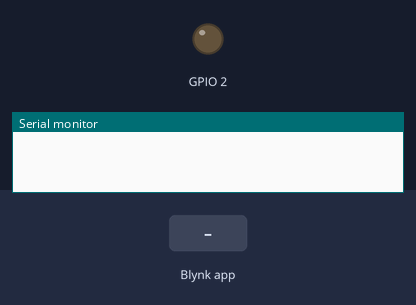
A sketch run on a simulated ESP32. Parts: output pins drawn as LEDs (lit = HIGH), the last lines printed to the serial monitor. The test bench sets the inputs (shaded band). WiFi joins after 1.5 s; servers stay silent unless stated.

Above: at 3.0 s.
3.1 s: Blynk app writes 1 to V3
At 3.5 s:
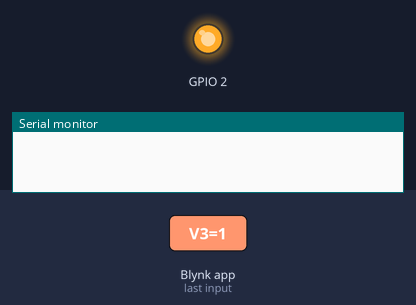
6.1 s: Blynk app writes 0 to V3
At 6.9 s:
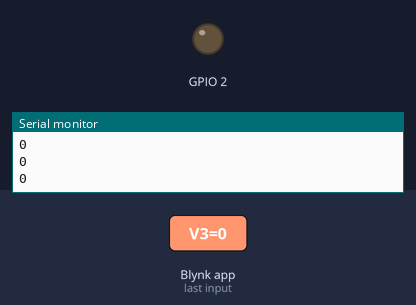
7.6 s: Blynk app writes 200 to V3
At 8.1 s:
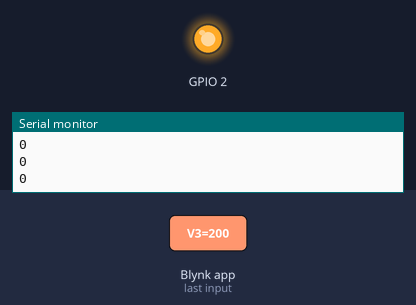
Timing chart, 0 to 10.1 s (numbered marks = the images above; inputs shaded):
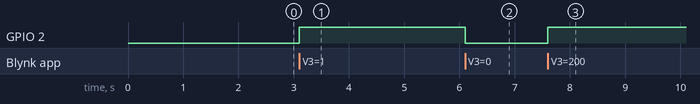

The sketch:

NodeMCU.ino
```cpp
#define BLYNK_TEMPLATE_ID "TMPL69kFbDZWd"
#define BLYNK_TEMPLATE_NAME "Smart Irrigation"
#define BLYNK_AUTH_TOKEN "l9SkldpBkgXU2bBnPYVY1MUXRSORuqR9"

#define BLYNK_PRINT Serial
//#include <WiFi.h>
//#include <WiFiClient.h>
#include <BlynkSimpleEsp32.h>
//#include <SoftwareSerial.h>
#include <SPI.h>

BlynkTimer timer;
//SimpleTimer timer;

char ssid[] = "ValienTeam_EXT";  // type your wifi name
char pass[] = "rychelle@16";  // type your wifi password
char auth[] = BLYNK_AUTH_TOKEN;


String myString; // complete message from arduino, which consistors of snesors data
char rdata; // received charactors


//int firstVal, secondVal,thirdVal; // sensors
float firstVal, secondVal,thirdVal,fourthVal; // sensors
// This function sends Arduino's up time every second to Virtual Pin (1).
// In the app, Widget's reading frequency should be set to PUSH. This means
// that you define how often to send data to Blynk App.
void myTimerEvent()
{
  // Please don't send more that 10 values per second.
  Blynk.virtualWrite(V1, millis() / 1000);
  Blynk.virtualWrite(V2, millis() / 1000);
  Blynk.virtualWrite(V3, millis() / 1000);
}


void setup() {
  // put your setup code here, to run once:
  Serial.begin(9600);
  pinMode(2, OUTPUT);
  digitalWrite(2, LOW);
  Blynk.begin(auth, ssid, pass);

    // Setup a function to be called every second
     timer.setInterval(2000L,sensorvalue1);
     timer.setInterval(2000L,sensorvalue2);
     timer.setInterval(2000L,sensorvalue3);
}


void loop() {
  if (Serial.available() == 0 )
   {
  Blynk.run();
  timer.run(); // Initiates BlynkTimer
   }

  if (Serial.available() > 0 )
  {
//    Serial.print("received");
    rdata = Serial.read();
    myString = myString+ rdata;
    Serial.println( myString);

  // new code
String l = getValue(myString, ',', 0); //
String m = getValue(myString, ',', 1); //
String n = getValue(myString, ',', 2); //

firstVal = l.toInt(); //PH
secondVal = m.toInt(); //SOIL
thirdVal = n.toInt();
//firstVal = l.toFloat(); //PH
//secondVal = m.toFloat(); //SOIL
//sensorvalue1();
//sensorvalue2();
//sensorvalue3();

    if( rdata == '\n')
    {

      Serial.println("received");

      //

/*
  Serial.println("l:");
  Serial.println(firstVal);
  Serial.println("m:");
  Serial.println(secondVal);
  Serial.println("n:");
  Serial.println(thirdVal);
    // Setup a function to be called every second
*/
  myString = "";
   Serial.print(myString);
// end new code
    }
  }
}


void sensorvalue1()
{
int sdata = firstVal;
// int sdata =11;
  Serial.println(sdata);
//int sdata =11;
  // You can send any value at any time.
  // Please don't send more that 10 values per second.
  Blynk.virtualWrite(V1, sdata);

}
void sensorvalue2()
{
int sdata = secondVal;
//int sdata =12;
Serial.println(sdata);
//int sdata =12;
// You can send any value at any time.
  // Please don't send more that 10 values per second.
  Blynk.virtualWrite(V2, sdata);

}
void sensorvalue3()
{
int sdata = thirdVal;
//int sdata = 10.4612;
// sdata =12;
// You can send any value at any time.
  // Please don't send more that 10 values per second.
  Blynk.virtualWrite(V4, sdata);

}


String getValue(String data, char separator, int index)
{
    int found = 0;
    int strIndex[] = { 0, -1 };
    int maxIndex = data.length() - 1;

    for (int i = 0; i <= maxIndex && found <= index; i++) {
        if (data.charAt(i) == separator || i == maxIndex) {
            found++;
            strIndex[0] = strIndex[1] + 1;
            strIndex[1] = (i == maxIndex) ? i+1 : i;
        }
    }
    return found > index ? data.substring(strIndex[0], strIndex[1]) : "";
}

BLYNK_WRITE(V3) {
  digitalWrite(2, param.asInt());
}
```

Measured:
- after the input at 3.1 s, GPIO 2: LOW → HIGH at once
- after the input at 6.1 s, GPIO 2: HIGH → LOW at once
- after the input at 7.6 s, GPIO 2: LOW → HIGH at once
